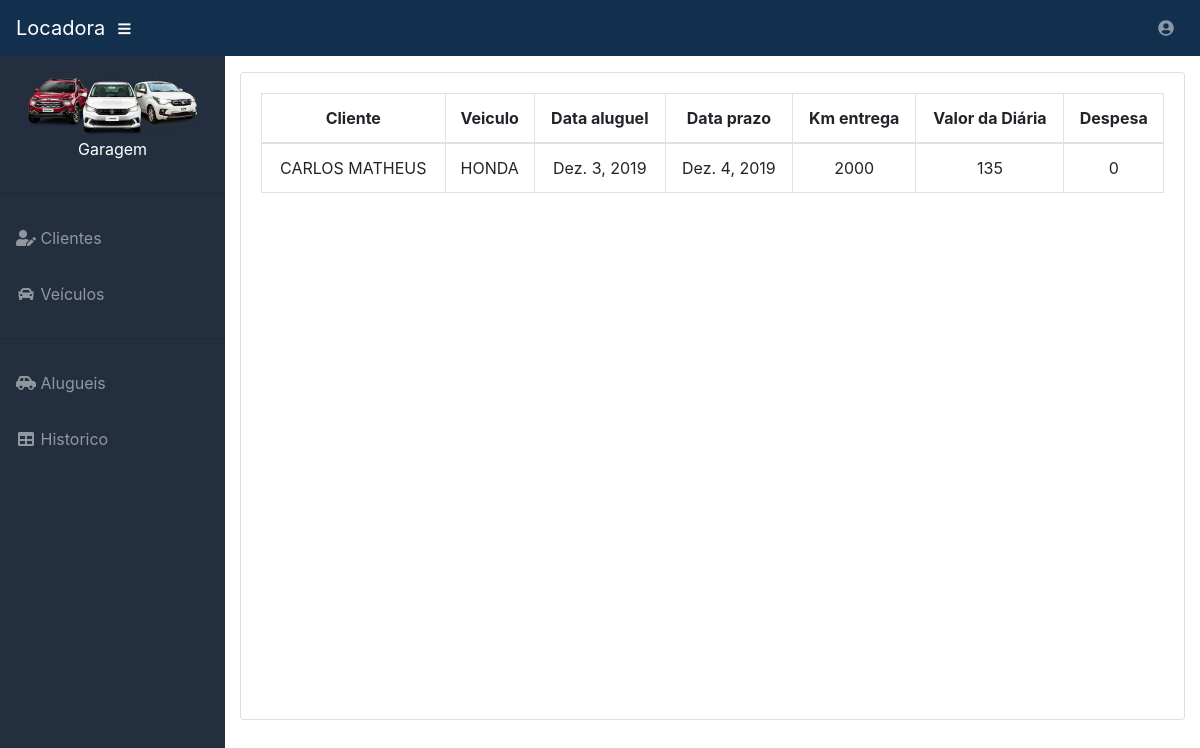
Screenshot of /historico (signed in) with the database file from the repository.
### Controles/models.py (models this page shows)
class Aluguel(models.Model):
    dt_aluguel = models.DateField('Data do aluguel')
    dt_prazo = models.DateField('Prazo')
    dt_devolucao = models.DateField('Data da devolução', blank=True, null=True)
    valor_aluguel = models.IntegerField('Valor do aluguel')
    km_saida = models.IntegerField('Km de saida')
    km_devolucao = models.IntegerField('Km de devolução', blank=True, null=True)
    status = models.IntegerField(default=1)
    qtd_dias = models.IntegerField(blank=True, null=True)
    valor_total_aluguel = models.IntegerField(blank=True, null=True)
    cliente = models.ForeignKey(Cliente, on_delete=models.CASCADE)
    veiculo = models.ForeignKey(Veiculo, on_delete=models.CASCADE)

class Cliente(models.Model):
    nome = models.CharField('Nome', max_length=100, )
    sobrenome = models.CharField('Sobrenome', max_length=100)
    email = models.EmailField('Email')
    telefone = models.CharField('Telefone', max_length=20)
    cpf = models.CharField('CPF', max_length=20)
    rg = models.CharField('RG', max_length=20)
    estado_rg = models.CharField('Estado RG', max_length=2)
    rua = models.CharField('Rua', max_length=150)
    numero = models.IntegerField('Número')
    cidade = models.CharField('Cidade', max_length=150)
    estado = models.CharField('Estado', max_length=2)
    cep = models.CharField('CEP',max_length=20)
    def __str__(self):
        return self.nome

class Veiculo(models.Model):
    marca = models.CharField('Marca', max_length=100)
    modelo = models.CharField('Modelo', max_length=100)
    renavam = models.CharField('Renavam', max_length=20)
    placa = models.CharField('Placa', max_length=10)
    numero_chassis = models.CharField('Número do chassis', max_length=20)
    ano_fabricacao = models.IntegerField('Ano de fabricação')
    cor = models.CharField('Cor', max_length=50)
    cidade = models.CharField('Cidade', max_length=150)
    estado = models.CharField('Estado', max_length=2)
    valor_diaria = models.IntegerField('Valor da diária')
    status_aluguel = models.CharField('Status', max_length=10)
    def __str__(self):
        return self.marca

### Controles/views.py (the view)
# urls.py: path('historico', historico, name='historico'),
@login_required(login_url='login')
def historico(request):
    historico = Aluguel.objects.filter(status=0)
    return render(request, 'historico.html', locals())

### templates/historico.html (shortened to what this page needs)
{% extends 'base.html' %}
{% load static %}
{% block conteudo %}
<div class="card mb-3" style="height: 100%;">
          <div class="card-body">
            <div class="table-responsive">
              <table class="table table-bordered" id="dataTable" width="100%" cellspacing="0">
                <thead>
                  <tr style="text-align: center">
                    <th>Cliente</th>
                    <th>Veiculo</th>
                    <th>Data aluguel</th>
                    <th>Data prazo</th>
                    <th>Km entrega</th>
                    <th>Valor da Diária</th>
                    <th>Despesa</th>
                  </tr>
                </thead>
                <tbody>
                {% for i in historico %}
                  <tr style="text-align: center">
                    <td>{{ i.cliente }}</td>
                    <td>{{ i.veiculo }}</td>
                    <td>{{ i.dt_aluguel }}</td>
                    <td>{{ i.dt_prazo }}</td>
                    <td>{{ i.km_devolucao }}</td>
                    <td>{{ i.valor_aluguel }}</td>
                    <td>{{ i.valor_total_aluguel }}</td>
                  </tr>
                {% endfor %}
                </tbody>
              </table><br>
            </div>
          </div>
</div>
{% endblock %}

### rows the page displays
Aluguel: cliente "CARLOS MATHEUS", veiculo "HONDA", dt_aluguel "Dez. 3, 2019", dt_prazo "Dez. 4, 2019", km_devolucao "2000", valor_aluguel "135", valor_total_aluguel "0"
